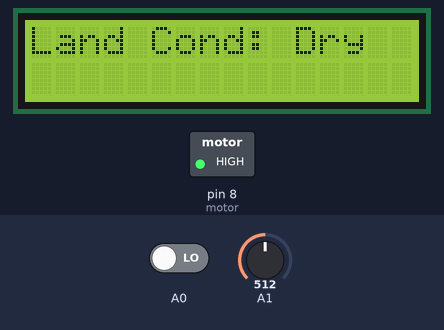
The sketch below on a simulated Arduino Uno, built with avr-gcc and run on an emulated ATmega328P. Shown: 16×2 character LCD, switched loads named in the sketch (green lamp = pin HIGH). The test bench sets the inputs (shaded band); at power-on: A0 LOW, A1 = 512. What the sketch prints to the serial monitor is not drawn.

Above: at 0.2 s.
At 1.21 s:
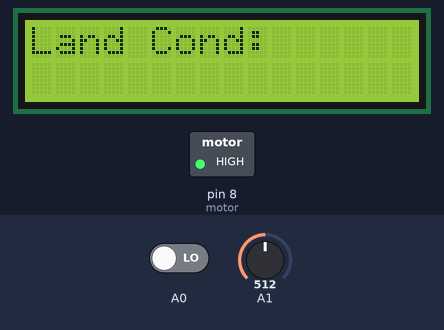
Timing chart, 0 to 2.7 s (numbered marks = the images above):
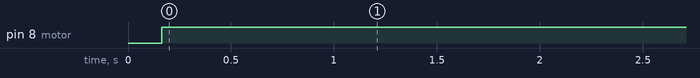

The sketch:

water_sensor.ino
```cpp
#include <LiquidCrystal.h>
const int rs = 7, en = 6, d4 = 5, d5 = 4, d6 = 3, d7 = 2;
LiquidCrystal lcd(rs, en, d4, d5, d6, d7);
int a;
int motor=8;

void setup() {
Serial.begin(9600);
  lcd.begin(16, 2);
pinMode(motor,OUTPUT);
 digitalWrite(motor,LOW);
}

void loop() {
lcd.setCursor(0, 0);
lcd.print("Land Cond:");
a=digitalRead(A0);
Serial.println(a);
Serial.println(analogRead(A1));
delay(100);
if(a>500) {
  digitalWrite(motor,LOW);
  lcd.setCursor(11, 0);
  lcd.print("Wet");
  delay(1000);
  lcd.clear();
  }
else {
  digitalWrite(motor,HIGH);
  lcd.setCursor(11, 0);
  lcd.print("Dry");
  delay(1000);
  lcd.clear();
  }
}
/*
int flag=HIGH;
a=analogRead(A0);
Serial.println(a);
delay(500);
/*if (a!=0)
{
 if (a
}
digitalWrite(6,HIGH);
delay(500);
digitalWrite(6,LOW);
delay(500);*/
```

Measured:
- by itself, pin 8 (motor): LOW → HIGH at 0.16 s
- what the display in image 0 shows lasts 1.0 s, from 0.2 s to 1.2 s
